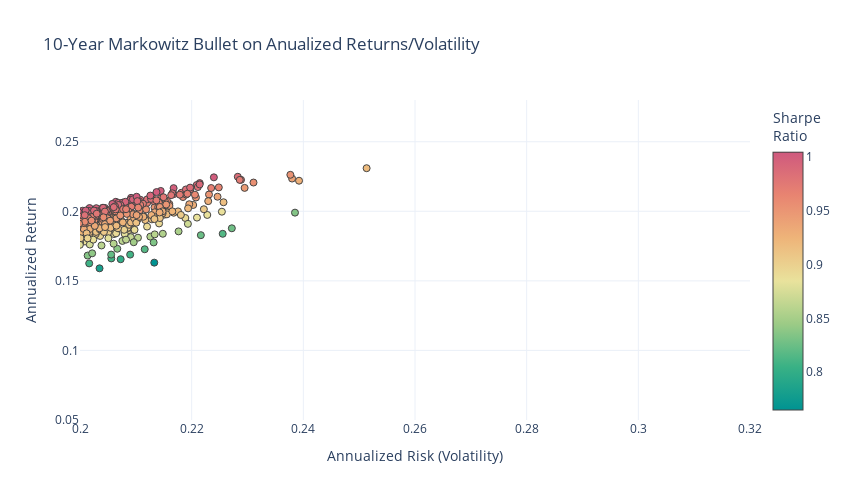

The code cell stored with this chart in its notebook:
### Code cell
#-- Plot the risk vs. return of randomly generated portfolios
#-- Convert the list from before into an array for easy plotting
mean_variance_pairs = np.array(mean_variance_pairs)

risk_free_rate=0 #-- Include risk free rate here

fig = go.Figure()
fig.add_trace(go.Scatter(x=mean_variance_pairs[:,1]**0.5, y=mean_variance_pairs[:,0], 
                      marker=dict(color=(mean_variance_pairs[:,0]-risk_free_rate)/(mean_variance_pairs[:,1]**0.5), 
                                  showscale=True, 
                                  size=7,
                                  line=dict(width=1),
                                  colorscale="Temps",
                                  colorbar=dict(title="Sharpe<br>Ratio")
                                 ), 
                      mode='markers'))
fig.update_layout(template='plotly_white',
                  xaxis=dict(title='Annualized Risk (Volatility)'),
                  yaxis=dict(title='Annualized Return'),
                  title='10-Year Markowitz Bullet on Anualized Returns/Volatility',
                  width=850,
                  height=500)
fig.update_xaxes(range=[0.20, 0.32])
fig.update_yaxes(range=[0.05,0.28])
fig.update_layout(coloraxis_colorbar=dict(title="Sharpe Ratio"))

### Figure 1 — Plotly figure (JSON) as saved in the notebook; plotly's stock layout.template omitted (floating-point values rounded to 4 significant figures; data arrays with more than 128 entries replaced by an {"elided": "..."} marker saying what was removed)
{"data": [{"marker": {"color": {"elided": "1000 float values"}, "colorbar": {"title": {"text": "Sharpe<br>Ratio"}}, "colorscale": [[0, "rgb(0, 147, 146)"], [0.1667, "rgb(57, 177, 133)"], [0.3333, "rgb(156, 203, 134)"], [0.5, "rgb(233, 226, 156)"], [0.6667, "rgb(238, 180, 121)"], [0.8333, "rgb(232, 132, 113)"], [1, "rgb(207, 89, 126)"]], "line": {"width": 1}, "showscale": true, "size": 7}, "mode": "markers", "type": "scatter", "x": {"elided": "1000 float values"}, "y": {"elided": "1000 float values"}}], "layout": {"coloraxis": {"colorbar": {"title": {"text": "Sharpe Ratio"}}}, "height": 500, "title": {"text": "10-Year Markowitz Bullet on Anualized Returns/Volatility"}, "width": 850, "xaxis": {"range": [0.2, 0.32], "title": {"text": "Annualized Risk (Volatility)"}}, "yaxis": {"range": [0.05, 0.28], "title": {"text": "Annualized Return"}}}}
